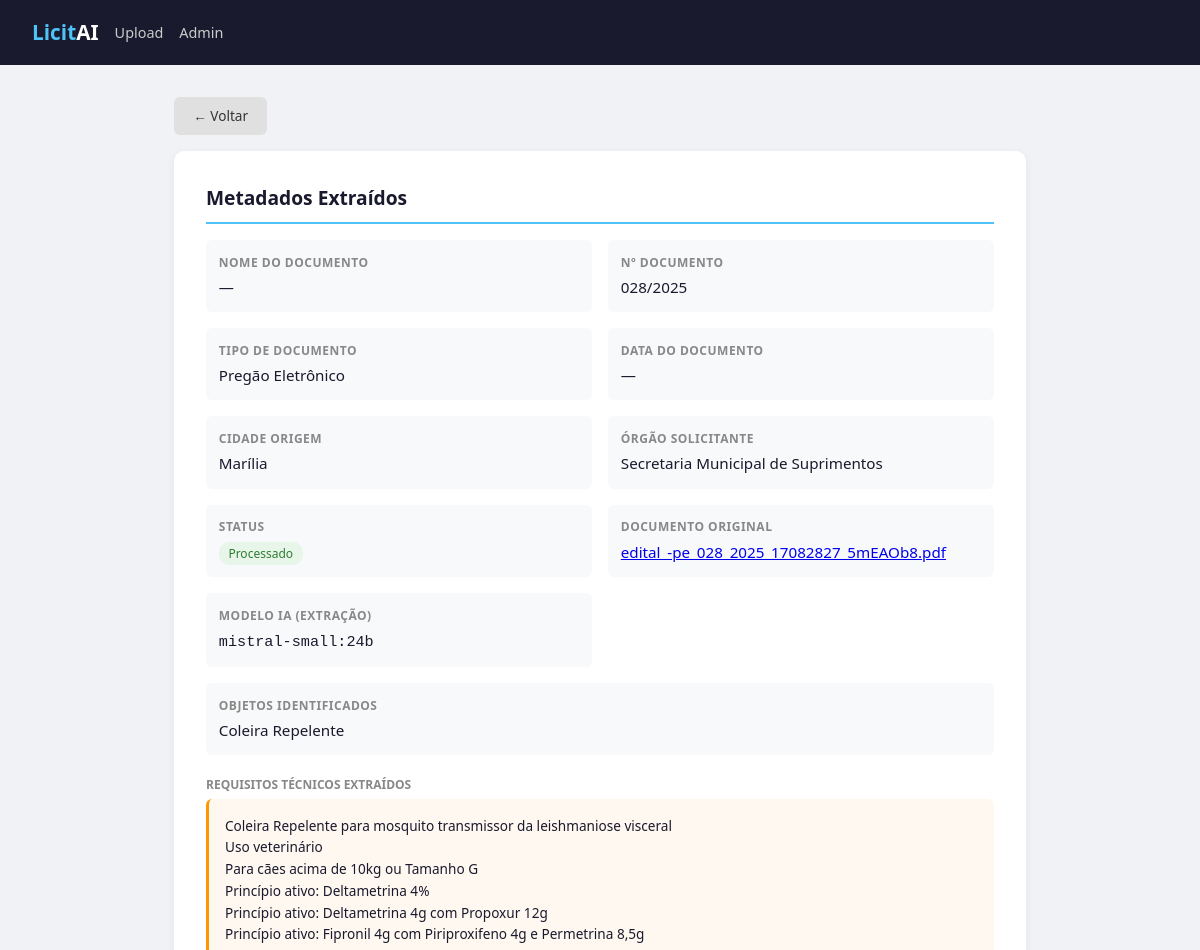
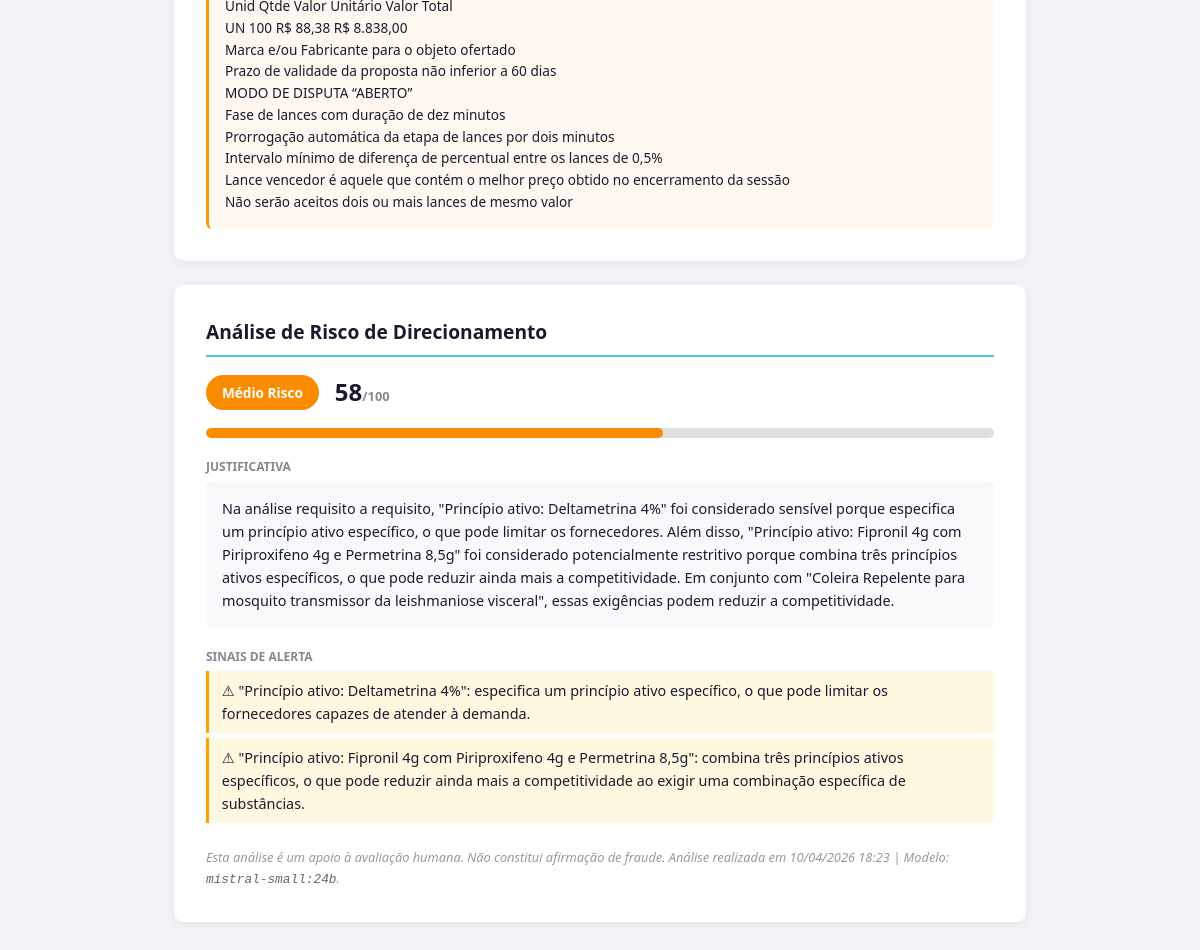
Screenshot of /documento/23/ with the database file from the repository (2 pictures, top to bottom).
### documents/models.py (models this page shows, shortened)
class Document(models.Model):
    STATUS_CHOICES = [
        ("pendente", "Pendente"),
        ("processado", "Processado"),
        ("erro", "Erro no processamento"),
    ]
    file = models.FileField("Documento Original", upload_to="documents/%Y/%m/")
    uploaded_at = models.DateTimeField("Data de Upload", auto_now_add=True)
    status = models.CharField(
        "Status", max_length=30, choices=STATUS_CHOICES, default="pendente"
    )
    processing_error = models.TextField("Erro de Processamento", blank=True, default="")
    document_name = models.CharField("Nome do Documento", max_length=500, blank=True, default="")
    document_number = models.CharField("Nº Documento", max_length=200, blank=True, default="")
    document_type = models.CharField("Tipo de Documento", max_length=200, blank=True, default="")
    document_date = models.CharField("Data do Documento", max_length=100, blank=True, default="")
    city = models.CharField("Cidade Origem", max_length=300, blank=True, default="")
    requesting_agency = models.CharField("Órgão Solicitante", max_length=500, blank=True, default="")
    identified_objects = models.TextField("Objetos Identificados", blank=True, default="")
    requirements = models.TextField(
        "Requisitos Técnicos", blank=True, default="",
        help_text="Lista de requisitos e especificações técnicas extraídos do edital pela IA."
    )
    extraction_model = models.CharField("Modelo IA (Extração)", max_length=200, blank=True, default="")
    extracted_text = models.TextField("Texto Extraído", blank=True, default="")
    class Meta:
        ordering = ["-uploaded_at"]
        verbose_name = "Documento"
        verbose_name_plural = "Documentos"
    @property
    def filename(self):
        if self.file:
            return self.file.name.split("/")[-1]
        return ""

class RiskAnalysis(models.Model):
    RISK_CHOICES = [
        ("baixo", "Baixo Risco"),
        ("medio", "Médio Risco"),
        ("alto", "Alto Risco"),
    ]
    document = models.OneToOneField(
        Document, on_delete=models.CASCADE, related_name="analysis",
        verbose_name="Documento"
    )
    risk_classification = models.CharField(
        "Classificação de Risco", max_length=20, choices=RISK_CHOICES, default="baixo"
    )
    risk_score = models.IntegerField("Pontuação de Risco (0-100)", default=0)
    justification = models.TextField("Justificativa", blank=True, default="")
    warning_signs = models.TextField(
        "Sinais de Alerta", blank=True, default="",
        help_text="Lista de sinais identificados, armazenada como JSON"
    )
    analyzed_at = models.DateTimeField("Data da Análise", auto_now_add=True)
    analysis_model = models.CharField("Modelo IA (Análise)", max_length=200, blank=True, default="")
    context_used = models.TextField(
        "Contexto Pesquisado (RAG)", blank=True, default="",
        help_text="Dados pesquisados na web e injetados no prompt para enriquecer a análise."
    )
    analysis_error = models.TextField("Erro na Análise", blank=True, default="")
    class Meta:
        verbose_name = "Análise de Risco"
        verbose_name_plural = "Análises de Risco"
    @property
    def warning_signs_list(self):
        import json
        if not self.warning_signs:
            return []
        try:
            return json.loads(self.warning_signs)
        except (json.JSONDecodeError, TypeError):
            return [self.warning_signs]

### documents/views.py (the view)
# urls.py: path("documento/<int:pk>/", views.document_detail, name="document_detail"),
def document_detail(request, pk):
    doc = get_object_or_404(Document, pk=pk)
    analysis = getattr(doc, "analysis", None)
    logger.debug("Visualizando documento ID: %d", pk)
    return render(request, "documents/detail.html", {
        "doc": doc,
        "analysis": analysis,
    })

### documents/templates/documents/detail.html (shortened to what this page needs)
{% extends "documents/base.html" %}
{% load document_tags %}
{% block content %}
<a href="{% url 'upload_document' %}" class="btn btn-back" style="margin-bottom:1rem;">← Voltar</a>
<div class="card">
    <h2>Metadados Extraídos</h2>
    <div class="meta-grid">
        <div class="meta-item">
            <div class="label">Nome do Documento</div>
            <div class="value">{{ doc.document_name|default:"—" }}</div>
        </div>
        <div class="meta-item">
            <div class="label">Nº Documento</div>
            <div class="value">{{ doc.document_number|default:"—" }}</div>
        </div>
        <div class="meta-item">
            <div class="label">Tipo de Documento</div>
            <div class="value">{{ doc.document_type|default:"—" }}</div>
        </div>
        <div class="meta-item">
            <div class="label">Data do Documento</div>
            <div class="value">{{ doc.document_date|default:"—" }}</div>
        </div>
        <div class="meta-item">
            <div class="label">Cidade Origem</div>
            <div class="value">{{ doc.city|default:"—" }}</div>
        </div>
        <div class="meta-item">
            <div class="label">Órgão Solicitante</div>
            <div class="value">{{ doc.requesting_agency|default:"—" }}</div>
        </div>
        <div class="meta-item">
            <div class="label">Status</div>
            <div class="value">
                <span class="status-tag status-{{ doc.status }}">{{ doc.get_status_display }}</span>
            </div>
        </div>
        <div class="meta-item">
            <div class="label">Documento Original</div>
            <div class="value">
                {% if doc.file %}
                <a href="{{ doc.file.url }}" target="_blank">{{ doc.filename }}</a>
                {% else %}—{% endif %}
            </div>
        </div>
        <div class="meta-item">
            <div class="label">Modelo IA (Extração)</div>
            <div class="value"><code>{{ doc.extraction_model|default:"—" }}</code></div>
        </div>
        <div class="meta-item full-width">
            <div class="label">Objetos Identificados</div>
            <div class="value">{{ doc.identified_objects|default:"—"|linebreaksbr }}</div>
        </div>
    </div>
    {% if doc.requirements %}
    <div style="margin-top:1.2rem;">
        <div style="font-size:0.75rem; text-transform:uppercase; color:#888; font-weight:600; margin-bottom:0.3rem;">Requisitos Técnicos Extraídos</div>
        <div style="font-size:0.85rem; background:#fff8f0; padding:1rem; border-radius:6px; border-left:3px solid #ff9800;">
            {{ doc.requirements|linebreaksbr }}
        </div>
    </div>
    {% endif %}
</div>
{% if analysis %}
<div class="card">
    <h2>Análise de Risco de Direcionamento</h2>
    <div style="display:flex; align-items:center; gap:1rem; margin-bottom:1rem;">
        <span class="risk-badge risk-{{ analysis.risk_classification }}">
            {{ analysis.get_risk_classification_display }}
        </span>
        <span style="font-size:1.5rem; font-weight:700;">{{ analysis.risk_score }}<small style="font-size:0.8rem; color:#888;">/100</small></span>
    </div>
    <div class="score-bar">
        <div class="score-fill risk-{{ analysis.risk_classification }}" style="width: {{ analysis.risk_score }}%;"></div>
    </div>
    {% if analysis.justification %}
    <div style="margin-top:1.2rem;">
        <div style="font-size:0.75rem; text-transform:uppercase; color:#888; font-weight:600; margin-bottom:0.3rem;">Justificativa</div>
        <p style="font-size:0.9rem; background:#f8f9fa; padding:1rem; border-radius:6px;">{{ analysis.justification|linebreaksbr }}</p>
    </div>
    {% endif %}
    {% if analysis.warning_signs_list %}
    <div style="margin-top:1.2rem;">
        <div style="font-size:0.75rem; text-transform:uppercase; color:#888; font-weight:600; margin-bottom:0.3rem;">Sinais de Alerta</div>
        <ul class="warning-list">
            {% for sign in analysis.warning_signs_list %}
            <li>⚠ {{ sign }}</li>
            {% endfor %}
        </ul>
    </div>
    {% endif %}
    <p style="margin-top:1.5rem; font-size:0.8rem; color:#999; font-style:italic;">
        Esta análise é um apoio à avaliação humana. Não constitui afirmação de fraude.
        Análise realizada em {{ analysis.analyzed_at|date:"d/m/Y H:i" }}
        {% if analysis.analysis_model %}| Modelo: <code style="color:#666;">{{ analysis.analysis_model }}</code>{% endif %}.
    </p>
</div>
{% endif %}
{% endblock %}

### documents/templates/documents/base.html (style rules this page uses)
* { box-sizing: border-box; margin: 0; padding: 0; }
body { font-family: 'Segoe UI', system-ui, sans-serif; background: #f0f2f5; color: #1a1a2e; line-height: 1.6; }
.card { background: #fff; border-radius: 10px; padding: 2rem; margin-bottom: 1.5rem; box-shadow: 0 2px 8px rgba(0,0,0,0.06); }
.card h2 { font-size: 1.2rem; margin-bottom: 1rem; color: #1a1a2e; border-bottom: 2px solid #4fc3f7; padding-bottom: 0.5rem; }
.btn { display: inline-block; padding: 0.7rem 1.8rem; border: none; border-radius: 6px; font-size: 0.95rem; cursor: pointer; text-decoration: none; font-weight: 500; }
.btn-back { background: #e0e0e0; color: #333; font-size: 0.85rem; padding: 0.5rem 1.2rem; }
.meta-grid { display: grid; grid-template-columns: 1fr 1fr; gap: 1rem; }
.meta-item { padding: 0.8rem; background: #f8f9fa; border-radius: 6px; }
.meta-item .label { font-size: 0.75rem; text-transform: uppercase; color: #888; font-weight: 600; letter-spacing: 0.5px; }
.meta-item .value { font-size: 0.95rem; margin-top: 0.2rem; word-break: break-word; }
.risk-badge { display: inline-block; padding: 0.4rem 1rem; border-radius: 20px; font-weight: 600; font-size: 0.85rem; color: #fff; }
.risk-medio { background: #fb8c00; }
.score-bar { height: 10px; background: #e0e0e0; border-radius: 5px; margin: 0.5rem 0; overflow: hidden; }
.score-fill { height: 100%; border-radius: 5px; transition: width 0.5s; }
.warning-list { list-style: none; }
.warning-list li { padding: 0.5rem 0.8rem; margin: 0.3rem 0; background: #fff8e1; border-left: 3px solid #ffa000; border-radius: 0 4px 4px 0; font-size: 0.9rem; }
.status-tag { font-size: 0.75rem; padding: 0.2rem 0.6rem; border-radius: 10px; }
.status-processado { background: #e8f5e9; color: #2e7d32; }
.full-width { grid-column: 1 / -1; }

### rows the page displays
Document: document_name "—", document_number "028/2025", document_type "Pregão Eletrônico", document_date "—", city "Marília", requesting_agency "Secretaria Municipal de Suprimentos", status "Processado", filename "edital_-pe_028_2025_17082827_5mEAOb8.pdf", extraction_model "mistral-small:24b", identified_objects "Coleira Repelente", requirements "Coleira Repelente para mosquito transmissor da leishmaniose visceral Uso veterinário Para cães acima de 10kg ou Tamanho G Princípio ativo: Deltametrina 4% Princípio ativo: Deltametrina 4g com Propoxur 12g Princípio ativo: Fipronil 4g com Piriproxifeno 4g e Permetrina 8,5g Unid Qtde Valor Unitário Valor Total UN 100 R$ 88,38 R$ 8.838,00 Marca e/ou Fabricante para o objeto ofertado Prazo de validade da proposta não inferior a 60 dias MODO DE DISPUTA “ABERTO” Fase de lances com duração de dez minutos Prorrogação automática da etapa de lances por dois minutos Intervalo mínimo de diferença de percentual entre os lances de 0,5% Lance vencedor é aquele que contém o melhor preço obtido no…"
RiskAnalysis: risk_classification "Médio Risco", risk_score "58", justification "Na análise requisito a requisito, \"Princípio ativo: Deltametrina 4%\" foi considerado sensível porque especifica um princípio ativo específico, o que pode limitar os fornecedores. Além disso, \"Princípio ativo: Fipronil 4g com Piriproxifeno 4g e Permetrina 8,5g\" foi considerado potencialmente restritivo porque combina três princípios ativos específicos, o que pode reduzir ainda mais a competitividade. Em conjunto com \"Coleira Repelente para mosquito transmissor da leishmaniose visceral\", essas exigências podem reduzir a competitividade.", analyzed_at "10/04/2026 18:23", analysis_model "mistral-small:24b"

### other values shown
{{ sign }} "\"Princípio ativo: Deltametrina 4%\": especifica um princípio ativo específico, o que pode limitar os fornecedores capazes de atender à demanda."
